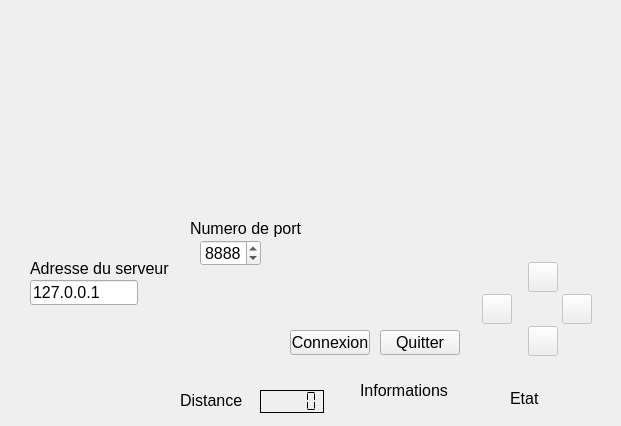
<?xml version="1.0" encoding="UTF-8"?>
<ui version="4.0">
 <class>ClientCrawler</class>
 <widget class="QWidget" name="ClientCrawler">
  <property name="geometry">
   <rect>
    <x>0</x>
    <y>0</y>
    <width>621</width>
    <height>426</height>
   </rect>
  </property>
  <property name="font">
   <font>
    <pointsize>12</pointsize>
   </font>
  </property>
  <property name="windowTitle">
   <string>Client Chasse au Trésor</string>
  </property>
  <widget class="QPushButton" name="pushButtonUp">
   <property name="enabled">
    <bool>false</bool>
   </property>
   <property name="geometry">
    <rect>
     <x>528</x>
     <y>262</y>
     <width>30</width>
     <height>30</height>
    </rect>
   </property>
   <property name="minimumSize">
    <size>
     <width>25</width>
     <height>25</height>
    </size>
   </property>
   <property name="text">
    <string/>
   </property>
   <property name="icon">
    <iconset resource="fleches.qrc">
     <normaloff>:/img/arrow_up.png</normaloff>
     <normalon>:/img/arrow_up.png</normalon>:/img/arrow_up.png</iconset>
   </property>
   <property name="iconSize">
    <size>
     <width>30</width>
     <height>30</height>
    </size>
   </property>
  </widget>
  <widget class="QPushButton" name="pushButtonLeft">
   <property name="enabled">
    <bool>false</bool>
   </property>
   <property name="geometry">
    <rect>
     <x>482</x>
     <y>294</y>
     <width>30</width>
     <height>30</height>
    </rect>
   </property>
   <property name="minimumSize">
    <size>
     <width>25</width>
     <height>25</height>
    </size>
   </property>
   <property name="maximumSize">
    <size>
     <width>65</width>
     <height>64</height>
    </size>
   </property>
   <property name="text">
    <string/>
   </property>
   <property name="icon">
    <iconset resource="fleches.qrc">
     <normaloff>:/img/arrow_left.png</normaloff>:/img/arrow_left.png</iconset>
   </property>
   <property name="iconSize">
    <size>
     <width>30</width>
     <height>30</height>
    </size>
   </property>
  </widget>
  <widget class="QPushButton" name="pushButtonRight">
   <property name="enabled">
    <bool>false</bool>
   </property>
   <property name="geometry">
    <rect>
     <x>562</x>
     <y>294</y>
     <width>30</width>
     <height>30</height>
    </rect>
   </property>
   <property name="minimumSize">
    <size>
     <width>25</width>
     <height>25</height>
    </size>
   </property>
   <property name="text">
    <string/>
   </property>
   <property name="icon">
    <iconset resource="fleches.qrc">
     <normaloff>:/img/arrow_right.png</normaloff>:/img/arrow_right.png</iconset>
   </property>
   <property name="iconSize">
    <size>
     <width>30</width>
     <height>30</height>
    </size>
   </property>
  </widget>
  <widget class="QPushButton" name="pushButtonDown">
   <property name="enabled">
    <bool>false</bool>
   </property>
   <property name="geometry">
    <rect>
     <x>528</x>
     <y>326</y>
     <width>30</width>
     <height>30</height>
    </rect>
   </property>
   <property name="minimumSize">
    <size>
     <width>25</width>
     <height>25</height>
    </size>
   </property>
   <property name="text">
    <string/>
   </property>
   <property name="icon">
    <iconset resource="fleches.qrc">
     <normaloff>:/img/arrow_down.png</normaloff>:/img/arrow_down.png</iconset>
   </property>
   <property name="iconSize">
    <size>
     <width>30</width>
     <height>30</height>
    </size>
   </property>
  </widget>
  <widget class="QPushButton" name="pushButtonConnexion">
   <property name="geometry">
    <rect>
     <x>290</x>
     <y>330</y>
     <width>80</width>
     <height>25</height>
    </rect>
   </property>
   <property name="text">
    <string>Connexion</string>
   </property>
  </widget>
  <widget class="QPushButton" name="pushButtonQuitter">
   <property name="geometry">
    <rect>
     <x>380</x>
     <y>330</y>
     <width>80</width>
     <height>25</height>
    </rect>
   </property>
   <property name="text">
    <string>Quitter</string>
   </property>
  </widget>
  <widget class="QLabel" name="labelNumeroPort">
   <property name="geometry">
    <rect>
     <x>190</x>
     <y>220</y>
     <width>121</width>
     <height>17</height>
    </rect>
   </property>
   <property name="text">
    <string>Numero de port</string>
   </property>
  </widget>
  <widget class="QSpinBox" name="spinBoxPortServeur">
   <property name="geometry">
    <rect>
     <x>200</x>
     <y>240</y>
     <width>61</width>
     <height>26</height>
    </rect>
   </property>
   <property name="maximum">
    <number>65536</number>
   </property>
   <property name="value">
    <number>8888</number>
   </property>
  </widget>
  <widget class="QLabel" name="labelAdresseServeur">
   <property name="geometry">
    <rect>
     <x>30</x>
     <y>260</y>
     <width>151</width>
     <height>17</height>
    </rect>
   </property>
   <property name="text">
    <string>Adresse du serveur</string>
   </property>
  </widget>
  <widget class="QLineEdit" name="lineEditAdresseServeur">
   <property name="geometry">
    <rect>
     <x>30</x>
     <y>280</y>
     <width>108</width>
     <height>25</height>
    </rect>
   </property>
   <property name="text">
    <string>127.0.0.1</string>
   </property>
  </widget>
  <widget class="QLCDNumber" name="lcdNumberDistance">
   <property name="geometry">
    <rect>
     <x>260</x>
     <y>390</y>
     <width>64</width>
     <height>23</height>
    </rect>
   </property>
   <property name="font">
    <font>
     <pointsize>16</pointsize>
    </font>
   </property>
   <property name="frameShape">
    <enum>QFrame::Box</enum>
   </property>
   <property name="frameShadow">
    <enum>QFrame::Plain</enum>
   </property>
   <property name="lineWidth">
    <number>1</number>
   </property>
   <property name="segmentStyle">
    <enum>QLCDNumber::Flat</enum>
   </property>
  </widget>
  <widget class="QLabel" name="labelDistance">
   <property name="geometry">
    <rect>
     <x>180</x>
     <y>390</y>
     <width>68</width>
     <height>20</height>
    </rect>
   </property>
   <property name="text">
    <string>Distance</string>
   </property>
  </widget>
  <widget class="QLabel" name="labelInformations">
   <property name="geometry">
    <rect>
     <x>360</x>
     <y>380</y>
     <width>101</width>
     <height>20</height>
    </rect>
   </property>
   <property name="text">
    <string>Informations</string>
   </property>
  </widget>
  <widget class="QLabel" name="labelEtat">
   <property name="geometry">
    <rect>
     <x>510</x>
     <y>390</y>
     <width>58</width>
     <height>16</height>
    </rect>
   </property>
   <property name="text">
    <string>Etat</string>
   </property>
  </widget>
 </widget>
 <layoutdefault spacing="6" margin="11"/>
 <resources>
  <include location="fleches.qrc"/>
 </resources>
 <connections>
  <connection>
   <sender>pushButtonQuitter</sender>
   <signal>clicked()</signal>
   <receiver>ClientCrawler</receiver>
   <slot>close()</slot>
   <hints>
    <hint type="sourcelabel">
     <x>377</x>
     <y>345</y>
    </hint>
    <hint type="destinationlabel">
     <x>397</x>
     <y>239</y>
    </hint>
   </hints>
  </connection>
 </connections>
</ui>
